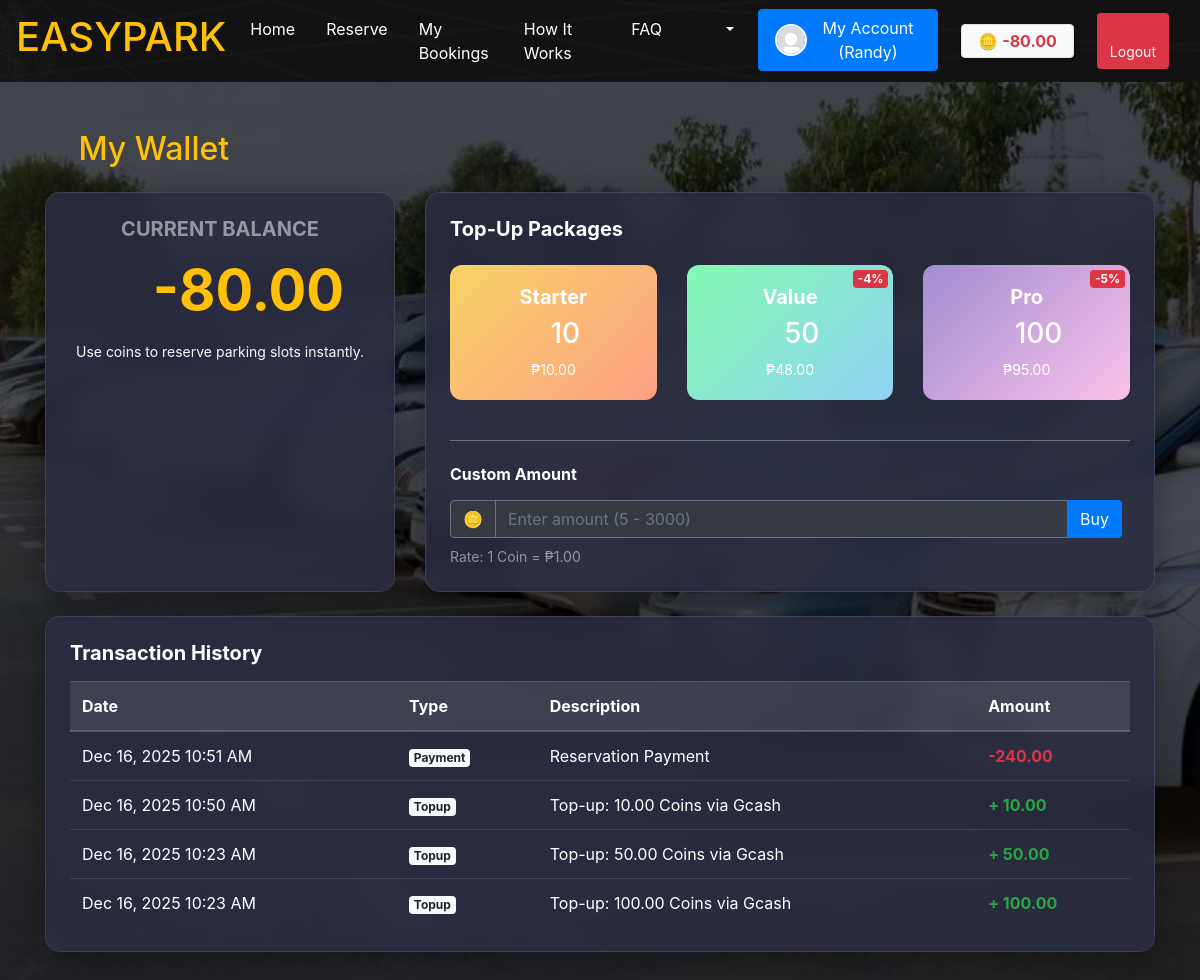
The app's page /wallet.php (signed in), older data.
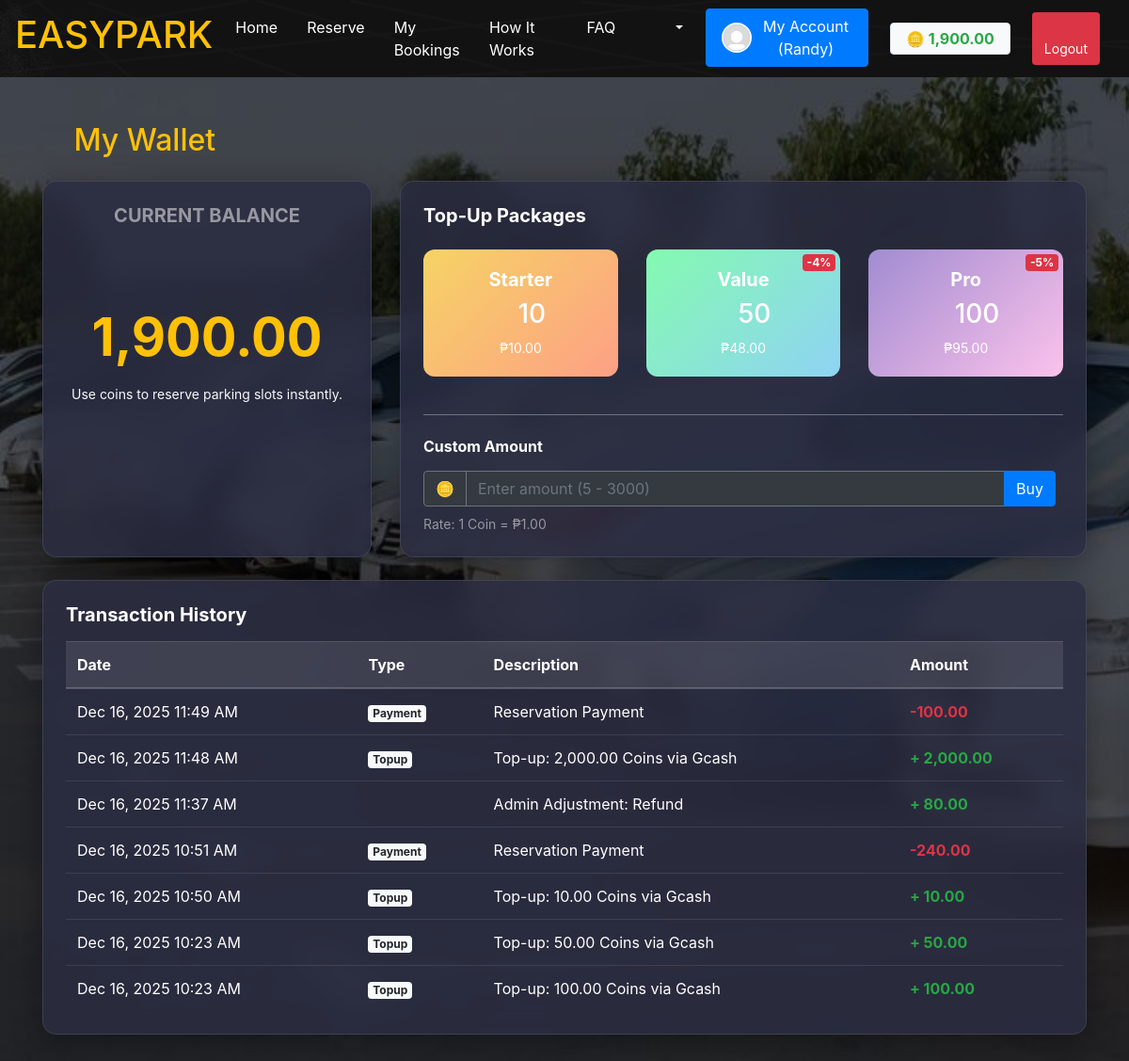
The same page, newer data.
### tables this page shows
CREATE TABLE `users` (
  `user_id` int(11) NOT NULL,
  `first_name` varchar(50) NOT NULL,
  `middle_name` varchar(50) DEFAULT NULL,
  `last_name` varchar(50) NOT NULL,
  `email` varchar(100) NOT NULL,
  `password` varchar(255) NOT NULL,
  `phone` varchar(20) DEFAULT NULL,
  `user_type` enum('admin','staff','client') NOT NULL DEFAULT 'client',
  `security_word` varchar(255) NOT NULL,
  `created_at` timestamp NULL DEFAULT current_timestamp(),
  `updated_at` timestamp NULL DEFAULT NULL ON UPDATE current_timestamp(),
  `is_active` tinyint(1) NOT NULL DEFAULT 1,
  `image` varchar(255) DEFAULT 'default.jpg',
  `coins` decimal(10,2) NOT NULL DEFAULT 0.00
);

CREATE TABLE `coin_transactions` (
  `transaction_id` int(11) NOT NULL,
  `user_id` int(11) NOT NULL,
  `amount` decimal(10,2) NOT NULL,
  `transaction_type` enum('topup','payment','refund','bonus') NOT NULL,
  `description` varchar(255) DEFAULT NULL,
  `transaction_date` timestamp NULL DEFAULT current_timestamp()
);

### wallet.php (the view, shortened to what this page needs)
<?php
require_once 'includes/db.php';
$user_id = $_SESSION['user_id'];
$stmt = $pdo->prepare("SELECT coins FROM users WHERE user_id = ?");
$stmt->execute([$user_id]);
$balance = $stmt->fetchColumn() ?: 0;
$stmt = $pdo->prepare("SELECT * FROM coin_transactions WHERE user_id = ? ORDER BY transaction_date DESC LIMIT 10");
$stmt->execute([$user_id]);
$transactions = $stmt->fetchAll(PDO::FETCH_ASSOC);
?>
<!DOCTYPE html>
<html lang="en">
<head>
    <link href="vendor/fontawesome-free/css/all.min.css" rel="stylesheet" type="text/css">
    <link href="css/bootstrap.min.css" rel="stylesheet">
</head>
<body class="bg-car">
    <?php include 'includes/client_navbar.php'; ?>
    <div class="container py-5">
        <h2 class="text-warning mb-4"><i class="fas fa-wallet"></i> My Wallet</h2>
        <div class="row">
            <div class="col-lg-4 mb-4">
                <div class="glass-panel p-4 text-center h-100 text-white">
                    <h5 class="text-uppercase text-white-50 font-weight-bold mb-3">Current Balance</h5>
                    <div class="display-4 font-weight-bold text-warning mb-3">
                        <i class="fas fa-coins"></i> <?= number_format($balance, 2) ?>
                    </div>
                    <p class="small text-light">Use coins to reserve parking slots instantly.</p>
                </div>
            </div>
            <div class="col-lg-8 mb-4">
                <div class="glass-panel p-4 h-100">
                    <h5 class="text-white font-weight-bold mb-4">Top-Up Packages</h5>
                    <div class="row">
                        <div class="col-md-4 mb-3">
                            <div class="card coin-card h-100" onclick="openPaymentModal(10, 10, 'Starter')">
                                <div class="card-body text-center d-flex flex-column justify-content-center">
                                    <h5 class="font-weight-bold">Starter</h5>
                                    <h3><i class="fas fa-coins fa-xs"></i> 10</h3>
                                    <p class="mb-0 small">₱10.00</p>
                                </div>
                            </div>
                        </div>
                        <div class="col-md-4 mb-3">
                            <div class="card coin-card h-100"
                                style="background: linear-gradient(135deg, #84fab0 0%, #8fd3f4 100%);"
                                onclick="openPaymentModal(50, 48, 'Value')">
                                <div
                                    class="card-body text-center d-flex flex-column justify-content-center position-relative">
                                    <div class="badge badge-danger position-absolute" style="top:5px; right:5px;">-4%
                                    </div>
                                    <h5 class="font-weight-bold">Value</h5>
                                    <h3><i class="fas fa-coins fa-xs"></i> 50</h3>
                                    <p class="mb-0 small">₱48.00</p>
                                </div>
                            </div>
                        </div>
                        <div class="col-md-4 mb-3">
                            <div class="card coin-card h-100"
                                style="background: linear-gradient(135deg, #a18cd1 0%, #fbc2eb 100%);"
                                onclick="openPaymentModal(100, 95, 'Pro')">
                                <div
                                    class="card-body text-center d-flex flex-column justify-content-center position-relative">
                                    <div class="badge badge-danger position-absolute" style="top:5px; right:5px;">-5%
                                    </div>
                                    <h5 class="font-weight-bold">Pro</h5>
                                    <h3><i class="fas fa-coins fa-xs"></i> 100</h3>
                                    <p class="mb-0 small">₱95.00</p>
                                </div>
                            </div>
                        </div>
                    </div>
                    <hr class="border-secondary my-4">
                    <h6 class="text-white font-weight-bold mb-3">Custom Amount</h6>
                    <form onsubmit="event.preventDefault(); submitCustom();" class="form-inline">
                        <div class="input-group mb-2 mr-sm-2 w-100">
                            <div class="input-group-prepend">
                                <div class="input-group-text bg-dark text-white border-secondary">🪙</div>
                            </div>
                            <input type="number" id="customAmount"
                                class="form-control bg-dark text-white border-secondary"
                                placeholder="Enter amount (5 - 3000)" min="5" max="3000">
                            <div class="input-group-append">
                                <button class="btn btn-primary" type="submit">Buy</button>
                            </div>
                        </div>
                        <small class="text-white-50">Rate: 1 Coin = ₱1.00</small>
                    </form>
                </div>
            </div>
        </div>
        <div class="row">
            <div class="col-12">
                <div class="glass-panel p-4">
                    <h5 class="text-white font-weight-bold mb-3">Transaction History</h5>
                    <div class="table-responsive">
                        <table class="table table-glass table-hover mb-0">
                            <thead>
                                <tr>
                                    <th>Date</th>
                                    <th>Type</th>
                                    <th>Description</th>
                                    <th>Amount</th>
                                </tr>
                            </thead>
                            <tbody>
                                <?php foreach ($transactions as $t): ?>
                                    <tr>
                                        <td><?= date('M d, Y h:i A', strtotime($t['transaction_date'])) ?></td>
                                        <td><span class="badge badge-light"><?= ucfirst($t['transaction_type']) ?></span>
                                        </td>
                                        <td><?= htmlspecialchars($t['description']) ?></td>
                                        <td
                                            class="<?= $t['amount'] >= 0 ? 'text-success' : 'text-danger' ?> font-weight-bold">
                                            <?= $t['amount'] >= 0 ? '+' : '' ?>     <?= number_format($t['amount'], 2) ?>
                                        </td>
                                    </tr>
                                <?php endforeach; ?>
                            </tbody>
                        </table>
                    </div>
                </div>
            </div>
        </div>
    </div>
    <?php include 'includes/footer.php'; ?>
</body>
</html>

### includes/client_navbar.php (shortened to what this page needs)
<?php
require_once __DIR__ . '/db.php';
$current_page = basename($_SERVER['PHP_SELF']);
$profilePic = 'images/default.jpg';
?>
<nav id="navbar" class="navbar navbar-expand-lg bg-image-dark navbar-dark sticky-top w-100 px-3">
    <a id="opp" class="navbar-brand" href="index.php">
        <h1 class="custom-size 75rem">EASYPARK</h1>
    </a>
    <div class="collapse navbar-collapse justify-content-end" id="collapsibleNavbar">
        <ul id="opp" class="navbar-nav">
            <li class="nav-item">
                <a class="nav-link <?= ($current_page == 'index.php') ? 'active' : '' ?>" href="index.php">Home</a>
            </li>
            <li class="nav-item">
                <a class="nav-link <?= ($current_page == 'reservations.php') ? 'active' : '' ?>"
                    href="reservations.php">Reserve</a>
            </li>
            <?php if (isset($_SESSION['user_id'])): ?>
                <li class="nav-item">
                    <a class="nav-link <?= ($current_page == 'bookings.php') ? 'active' : '' ?>" href="bookings.php">My
                        Bookings</a>
                </li>
            <?php endif; ?>
            <li class="nav-item">
                <a class="nav-link <?= ($current_page == 'how-it-works.php') ? 'active' : '' ?>"
                    href="how-it-works.php">How It Works</a>
            </li>
            <li class="nav-item">
                <a class="nav-link <?= ($current_page == 'faq.php') ? 'active' : '' ?>" href="faq.php">FAQ</a>
            </li>
            <?php if (isset($_SESSION['user_id'])): ?>
                <li class="nav-item dropdown mr-3">
                    <a class="nav-link dropdown-toggle position-relative" href="#" id="alertsDropdown" role="button"
                        data-toggle="dropdown" aria-haspopup="true" aria-expanded="false">
                        <i class="fas fa-bell fa-fw" style="font-size: 1.2rem;"></i>
                    </a>
                </li>
                <li class="nav-item">
                    <a class="btn btn-primary d-flex align-items-center" href="profile.php" id="accountButton"
                        style="padding: 0.375rem 1rem;">
                        <img src="<?= htmlspecialchars($profilePic) ?>" alt="Profile"
                            style="width:32px;height:32px;object-fit:cover;border-radius:50%;border:2px solid #fff;margin-right:8px;">
                        My Account (<?= htmlspecialchars($_SESSION['username'] ?? 'User') ?>)
                    </a>
                </li>
                <?php
                $coins = 0.00;
                if (isset($_SESSION['user_id']) && isset($pdo)) {
                    $stmt = $pdo->prepare('SELECT coins FROM users WHERE user_id = ?');
                    $stmt->execute([$_SESSION['user_id']]);
                    $coins = $stmt->fetchColumn() ?: 0.00;
                }
                $coinColor = ($coins >= 0) ? '#28a745' : '#dc3545';
                ?>
                <li class="nav-item d-flex align-items-center ml-2">
                    <a href="wallet.php" class="badge badge-light px-3 py-2 border shadow-sm"
                        style="font-size: 1rem; color: #333; font-weight: 700; text-decoration: none;">
                        🪙 <span style="color: <?= $coinColor ?>;"><?= number_format($coins, 2) ?></span>
                    </a>
                </li>
                <li class="nav-item d-flex align-items-center ml-2">
                    <a href="logout.php" class="btn btn-danger btn-sm shadow-sm" style="padding: 0.375rem 0.75rem;">
                        <i class="fas fa-sign-out-alt"></i> Logout
                    </a>
                </li>
            <?php else: ?>
                <li class="nav-item ml-2">
                    <a class="nav-link btn btn-primary px-4 text-white" href="login.php">Login/Sign Up</a>
                </li>
            <?php endif; ?>
        </ul>
    </div>
</nav>

### admin/includes/footer.php (shortened to what this page needs)
</body>
</html>

### wallet.php (style rules this page uses)
.bg-car { background-image: url('images/bg-car.jpg'); background-size: cover; background-position: center; background-repeat: no-repeat; background-attachment: fixed; }
.glass-panel { background: rgba(43, 45, 66, 0.85); backdrop-filter: blur(12px); border: 1px solid rgba(255, 255, 255, 0.1); border-radius: 15px; box-shadow: 0 8px 32px 0 rgba(0, 0, 0, 0.37); }
.coin-card { background: linear-gradient(135deg, #f6d365 0%, #fda085 100%); border: none; color: white; transition: transform 0.2s, box-shadow 0.2s; cursor: pointer; border-radius: 12px; }
.table-glass { color: #fff; }
.table-glass thead th { border-color: rgba(255, 255, 255, 0.2); background: rgba(255, 255, 255, 0.1); }
.table-glass td { border-color: rgba(255, 255, 255, 0.1); }

### includes/client_navbar.php (style rules this page uses)
#navbar { position: sticky; top: 0; z-index: 1030; background-color: rgba(0, 0, 0, 0.3); --nav-image-opacity: 1; }
#navbar::before { content: ""; position: absolute; top: 0; left: 0; width: 100%; height: 100%; z-index: -1; background-image: url('images/nav-bg.jpg'); background-size: cover; background-position: top center; background-repeat: no-repeat; opacity: var(--nav-image-opacity); transition: opacity 0.1s linear; pointer-events: none; }
.navbar-dark .navbar-brand, .navbar-dark .navbar-nav .nav-link { color: #fff; }
.navbar-nav .nav-item { margin-right: 15px; }
.custom-size { color: #ffc107; transition: text-shadow 0.3s ease-in-out, color 0.3s ease-in-out; }

Row changes from the older to the newer data that the page shows:
changed users: coins "-80.00" → "1,900.00"
added coin_transactions: transaction_date "Dec 16, 2025 11:49 AM", transaction_type "Payment", description "Reservation Payment", amount "-100.00"
added coin_transactions: transaction_date "Dec 16, 2025 11:48 AM", transaction_type "Topup", description "Top-up: 2,000.00 Coins via Gcash", amount "2,000.00"
added coin_transactions: transaction_date "Dec 16, 2025 11:37 AM", description "Admin Adjustment: Refund", amount "80.00"
